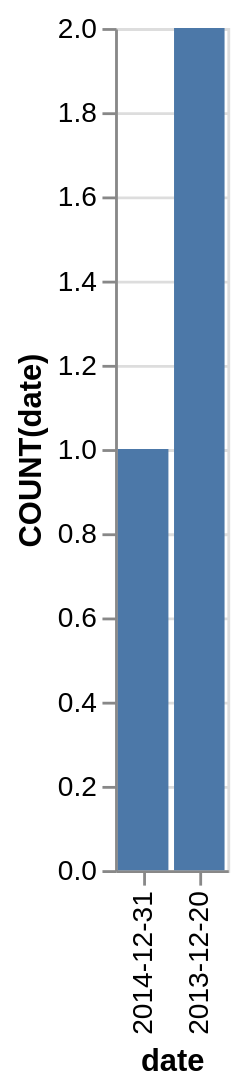

Vega-Lite specification for this chart:
### Vega-Lite specification from a JSON file in a GitHub repository (floating-point values rounded to 4 significant figures)
{"data": {"values": [{"x_data": "2014-12-31", "y_data": 1}, {"x_data": "2013-12-20", "y_data": 2}]}, "mark": "bar", "encoding": {"x": {"field": "x_data", "type": "nominal", "title": "date", "sort": {"op": "sum", "field": "y_data", "order": "ascending"}}, "y": {"field": "y_data", "type": "quantitative", "title": "COUNT(date)"}}}
